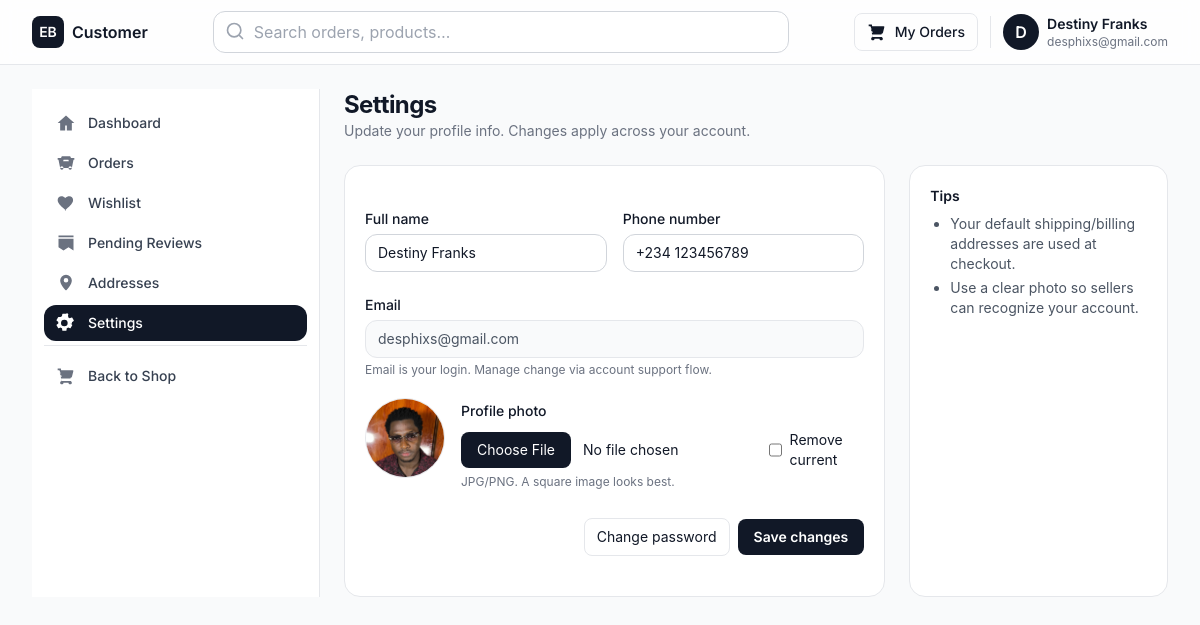
The page /account/settings/ (signed in) on the database its author committed.
### userauths/models.py (models this page shows, shortened)
class User(AbstractUser):
    class Role(models.TextChoices):
        BUYER = "BUYER", "Buyer"
        VENDOR = "VENDOR", "Vendor"
    email = models.EmailField(unique=True)
    username = models.CharField(unique=True, max_length=50)
    role = models.CharField(max_length=50, choices=Role.choices, default=Role.BUYER)
    USERNAME_FIELD = 'email'
    REQUIRED_FIELDS = ['username']

class UserProfile(models.Model):
    user = models.OneToOneField(User, on_delete=models.CASCADE, related_name='profile')
    full_name = models.CharField(max_length=100, blank=True, null=True)
    phone_number = models.CharField(max_length=20, blank=True, null=True)
    image = models.ImageField(upload_to='profile_pictures/', blank=True, null=True)
    created_at = models.DateTimeField(auto_now_add=True)
    uuid = ShortUUIDField(length=12, max_length=50, alphabet="1234567890")

### customer/views.py (the view)
# urls.py: path("settings/", views.settings_page, name="settings"),
@login_required
def settings_page(request):
    try:
        profile = request.user.profile
    except userauths_models.UserProfile.DoesNotExist:
        profile = userauths_models.UserProfile.objects.create(user=request.user)
    return render(request, "settings.html", {
        "view": "customer:settings",   # highlight in sidebar
        "profile": profile,
    })

### addon/context_processors.py (called while the page is built)
def global_context(request):
    context = {}
    context['site_config'] = models.SiteConfiguration.get_solo()
    context['theme_settings'] = models.ThemeSettings.get_solo()
    context['hero_section'] = models.HeroSection.objects.filter(active=True).first()
    context['social_links'] = models.SocialLink.objects.all()
    return context

### addon/models.py (called while the page is built)
    @classmethod
    def get_solo(cls):
        obj, created = cls.objects.get_or_create(pk=1)
        return obj

    @classmethod
    def get_solo(cls):
        obj, created = cls.objects.get_or_create(pk=1)
        return obj

### order/context_processors.py (called while the page is built)
def global_context(request):
    context = {}
    cart = Cart.get_for_request(request)
    context['cart_item_count'] = CartItem.objects.filter(cart=cart).count()
    return context

### order/models.py (called while the page is built)
    @classmethod
    def get_for_request(cls, request):
        if request.user.is_authenticated:
            cart, _ = cls.objects.get_or_create(user=request.user)
            return cart
        if not request.session.session_key:
            request.session.create()
        session_key = request.session.session_key
        cart, _ = cls.objects.get_or_create(session_key=session_key, user=None)
        return cart

### customer/templates/settings.html (shortened to what this page needs)
{% extends "partials/customer/customer_navigation.html" %}
{% block customer_content %}
<div class="mb-6">
  <h1 class="text-2xl font-bold tracking-tight">Settings</h1>
  <p class="text-sm text-gray-500">Update your profile info. Changes apply across your account.</p>
</div>
<div class="grid grid-cols-1 lg:grid-cols-3 gap-6">
  <section class="lg:col-span-2 rounded-2xl border border-gray-200 bg-white p-5">
    <form id="profileForm" enctype="multipart/form-data" class="space-y-5">
      <div class="grid grid-cols-1 sm:grid-cols-2 gap-4">
        <div>
          <label class="text-sm font-medium">Full name</label>
          <input id="full_name" name="full_name" value="{{ profile.full_name|default:'' }}"
                 class="mt-1 w-full rounded-xl border border-gray-300 px-3 py-2 text-sm focus:ring-2 focus:ring-gray-900/20 focus:border-gray-400">
        </div>
        <div>
          <label class="text-sm font-medium">Phone number</label>
          <input id="phone_number" name="phone_number" value="{{ profile.phone_number|default:'' }}"
                 class="mt-1 w-full rounded-xl border border-gray-300 px-3 py-2 text-sm focus:ring-2 focus:ring-gray-900/20 focus:border-gray-400">
        </div>
      </div>
      <div>
        <label class="text-sm font-medium">Email</label>
        <input value="{{ request.user.email }}" disabled
               class="mt-1 w-full rounded-xl border border-gray-200 bg-gray-50 px-3 py-2 text-sm text-gray-600">
        <p class="mt-1 text-xs text-gray-500">Email is your login. Manage change via account support flow.</p>
      </div>
      <div class="grid grid-cols-1 sm:grid-cols-[auto,1fr] gap-4 items-start">
        <div class="flex items-center gap-3">
          <img id="avatarPreview"
               src="{% if profile.image %}{{ profile.image.url }}{% else %}https://api.iconify.design/mdi:account-circle.svg?color=%23c7c7c7&width=96{% endif %}"
               class="h-20 w-20 rounded-full object-cover bg-gray-100 border border-gray-200" alt="Avatar">
        </div>
        <div>
          <label class="text-sm font-medium">Profile photo</label>
          <div class="mt-2 flex items-center gap-2">
            <input id="image" name="image" type="file" accept="image/*"
                   class="block w-full text-sm file:mr-3 file:rounded-lg file:border-0 file:bg-gray-900 file:px-4 file:py-2 file:text-white hover:file:bg-black">
            <label class="inline-flex items-center gap-2 text-sm">
              <input type="checkbox" id="remove_image" name="remove_image" class="h-4 w-4 rounded border-gray-300">
              Remove current
            </label>
          </div>
          <p class="mt-1 text-xs text-gray-500">JPG/PNG. A square image looks best.</p>
        </div>
      </div>
      <div class="pt-2 flex items-center justify-end gap-2">
        <a href="{% url 'customer:password_change' %}" class="rounded-lg px-3 py-2 text-sm hover:bg-gray-50 border border-gray-200">Change password</a>
        <button id="saveBtn" type="submit"
                class="rounded-lg bg-gray-900 text-white px-4 py-2 text-sm font-semibold hover:bg-black">
          Save changes
        </button>
      </div>
    </form>
  </section>
  <aside class="rounded-2xl border border-gray-200 bg-white p-5">
    <div class="text-sm">
      <div class="font-semibold">Tips</div>
      <ul class="mt-2 list-disc pl-5 space-y-1 text-gray-600">
        <li>Your default shipping/billing addresses are used at checkout.</li>
        <li>Use a clear photo so sellers can recognize your account.</li>
      </ul>
    </div>
  </aside>
</div>
{% endblock %}

### templates/partials/customer/customer_navigation.html (shortened to what this page needs)
{% extends "base/customer_base.html" %}
{% block content %}
<div class="min-h-screen bg-gray-50 text-gray-900">
  <header class="sticky top-0 z-50 bg-white/80 backdrop-blur border-b border-gray-200">
    <div class="max-w-7xl mx-auto px-4 sm:px-6 lg:px-8 h-16 flex items-center justify-between">
      <div class="flex items-center gap-3">
        <a href="/" class="flex items-center gap-2">
          <span class="inline-flex items-center justify-center rounded-lg bg-gray-900 text-white h-8 w-8 text-sm font-semibold">EB</span>
          <span class="font-semibold">Customer</span>
        </a>
      </div>
      <div class="hidden md:flex flex-1 max-w-xl mx-6">
        <div class="relative w-full">
          <input type="search" placeholder="Search orders, products…" class="w-full rounded-xl border border-gray-300 pl-10 pr-3 py-2 focus:ring-2 focus:ring-gray-900/20 focus:border-gray-400 bg-white/70">
          <svg class="absolute left-3 top-2.5 h-5 w-5 text-gray-400" xmlns="http://www.w3.org/2000/svg" fill="none" viewBox="0 0 24 24" stroke="currentColor">
            <path stroke-linecap="round" stroke-linejoin="round" stroke-width="2" d="m21 21-4.35-4.35M11 19a8 8 0 1 1 0-16 8 8 0 0 1 0 16z"/>
          </svg>
        </div>
      </div>
      <div class="flex items-center gap-3">
        <a href="{% url 'customer:orders' %}" class="hidden sm:inline-flex items-center gap-2 rounded-lg border border-gray-200 px-3 py-2 hover:bg-gray-50">
          <span class="text-sm font-medium">My Orders</span>
        </a>
        <a href="{% url 'customer:settings' %}" class="flex items-center gap-2">
          <div class="h-9 w-9 rounded-full bg-gray-900 text-white grid place-items-center font-semibold">
            {{ request.user.first_name|default:request.user.username|first|upper }}
          </div>
          <div class="hidden sm:flex flex-col leading-tight">
            <span class="text-sm font-semibold">{{ request.user.get_full_name|default:request.user.username }}</span>
            <span class="text-xs text-gray-500">{{ request.user.email }}</span>
          </div>
        </a>
      </div>
    </div>
  </header>
  <div class="max-w-7xl mx-auto px-4 sm:px-6 lg:px-8 py-6">
    <div class="grid grid-cols-1 lg:grid-cols-[18rem_minmax(0,1fr)] gap-6">
      {% with view=request.resolver_match.view_name %}
      <aside id="customerSidebar" class="fixed lg:static inset-y-0 left-0 z-50 w-72 transform -translate-x-full lg:translate-x-0 transition-transform duration-300 bg-white border-r border-gray-200 shadow-xl lg:shadow-none">
        <nav class="px-3 py-4 space-y-1 overflow-y-auto h-[calc(100vh-4rem)] lg:h-auto">
          <a href="{% url 'customer:dashboard' %}"
             class="group flex items-center gap-3 px-3 py-2 rounded-xl transition
             {% if view == 'customer:dashboard' %}bg-gray-900 text-white{% else %}text-gray-700 hover:bg-gray-100{% endif %}">
            <svg class="h-5 w-5 {% if view == 'customer:dashboard' %}text-white{% else %}text-gray-500 group-hover:text-gray-700{% endif %}" xmlns="http://www.w3.org/2000/svg" fill="currentColor" viewBox="0 0 24 24"><path d="M12 3l10 9h-3v9h-6v-6H11v6H5v-9H2z"/></svg>
            <span class="text-sm font-medium">Dashboard</span>
          </a>
          <a href="{% url 'customer:orders' %}"
             class="group flex items-center gap-3 px-3 py-2 rounded-xl transition
             {% if view == 'customer:orders' or view == 'customer:order_detail' %}bg-gray-900 text-white{% else %}text-gray-700 hover:bg-gray-100{% endif %}">
            <svg class="h-5 w-5 {% if view == 'customer:orders' or view == 'customer:order_detail' %}text-white{% else %}text-gray-500 group-hover:text-gray-700{% endif %}" xmlns="http://www.w3.org/2000/svg" fill="currentColor" viewBox="0 0 24 24"><path d="M7 4h10l1 2h4v2h-1l-2 10H5L3 8H2V6h4l1-2zm2.1 4l-.5 2h6.8l-.5-2H9.1zM7 20a2 2 0 1 0 0-4 2 2 0 0 0 0 4zm10 0a2 2 0 1 0 0-4 2 2 0 0 0 0 4z"/></svg>
            <span class="text-sm font-medium">Orders</span>
          </a>
          <a href="{% url 'customer:wishlist' %}"
             class="group flex items-center gap-3 px-3 py-2 rounded-xl transition
             {% if view == 'customer:wishlist' %}bg-gray-900 text-white{% else %}text-gray-700 hover:bg-gray-100{% endif %}">
            <svg class="h-5 w-5 {% if view == 'customer:wishlist' %}text-white{% else %}text-gray-500 group-hover:text-gray-700{% endif %}" xmlns="http://www.w3.org/2000/svg" fill="currentColor" viewBox="0 0 24 24"><path d="M12.1 21.35 10 19.28C5.4 15.36 2 12.28 2 8.5 2 6 4 4 6.5 4c1.74 0 3.41.81 4.5 2.09C12.59 4.81 14.26 4 16 4 18.5 4 20.5 6 20.5 8.5c0 3.78-3.4 6.86-8 10.78l-1.9 2.07z"/></svg>
            <span class="text-sm font-medium">Wishlist</span>
          </a>
          <a href="{% url 'customer:pending_reviews' %}"
             class="group flex items-center gap-3 px-3 py-2 rounded-xl transition
             {% if view == 'customer:pending_reviews' %}bg-gray-900 text-white{% else %}text-gray-700 hover:bg-gray-100{% endif %}">
            <svg class="h-5 w-5 {% if view == 'customer:pending_reviews' %}text-white{% else %}text-gray-500 group-hover:text-gray-700{% endif %}" xmlns="http://www.w3.org/2000/svg" fill="currentColor" viewBox="0 0 24 24"><path d="M3 3h18v2H3V3zm0 4h18v14l-6-4-6 4-6-4V7z"/></svg>
            <span class="text-sm font-medium">Pending Reviews</span>
          </a>
          <a href="{% url 'customer:addresses' %}"
            class="group flex items-center gap-3 px-3 py-2 rounded-xl transition
            {% if view == 'customer:addresses' %}bg-gray-900 text-white{% else %}text-gray-700 hover:bg-gray-100{% endif %}">
            <svg class="h-5 w-5 {% if view == 'customer:addresses' %}text-white{% else %}text-gray-500 group-hover:text-gray-700{% endif %}"
                xmlns="http://www.w3.org/2000/svg" viewBox="0 0 24 24" fill="currentColor" aria-hidden="true">
              <path d="M12 2a7 7 0 0 0-7 7c0 4.97 6.04 11.18 6.3 11.45.39.39 1.01.39 1.4 0C12.96 20.18 19 13.97 19 9a7 7 0 0 0-7-7Zm0 9.5A2.5 2.5 0 1 1 12 6a2.5 2.5 0 0 1 0 5.5Z"/>
            </svg>
            <span class="text-sm font-medium">Addresses</span>
          </a>
          <a href="{% url 'customer:settings' %}"
             class="group flex items-center gap-3 px-3 py-2 rounded-xl transition
             {% if view == 'customer:settings' %}bg-gray-900 text-white{% else %}text-gray-700 hover:bg-gray-100{% endif %}">
            <svg class="h-5 w-5 {% if view == 'customer:settings' %}text-white{% else %}text-gray-500 group-hover:text-gray-700{% endif %}" xmlns="http://www.w3.org/2000/svg" fill="currentColor" viewBox="0 0 24 24"><path d="M19.14 12.94a7.997 7.997 0 0 0 .06-.94c0-.32-.02-.63-.06-.94l2.03-1.58a.5.5 0 0 0 .12-.64l-1.92-3.32a.5.5 0 0 0-.6-.22l-2.39.96a7.1 7.1 0 0 0-1.62-.94l-.36-2.54A.5.5 0 0 0 12.01 1h-4a.5.5 0 0 0-.49.42l-.36 2.54c-.58.22-1.12.53-1.62.94L3.15 4.94a.5.5 0 0 0-.6.22L.63 8.48a.5.5 0 0 0 .12.64l2.03 1.58c-.04.31-.06.62-.06.94s.02.63.06.94L.75 14.16a.5.5 0 0 0-.12.64l1.92 3.32c.13.23.41.32.65.22l2.39-.96c.5.41 1.04.72 1.62.94l.36 2.54c.05.25.26.42.49.42h4c.24 0 .45-.17.49-.42l.36-2.54c.58-.22 1.12-.53 1.62-.94l2.39.96c.24.1.52.01.65-.22l1.92-3.32a.5.5 0 0 0-.12-.64l-2.03-1.58zM10 16a4 4 0 1 1 0-8 4 4 0 0 1 0 8z"/></svg>
            <span class="text-sm font-medium">Settings</span>
          </a>
          <div class="pt-3 mt-3 border-t border-gray-200">
            <a href="{% url 'store:cart' %}" class="group flex items-center gap-3 px-3 py-2 rounded-xl text-gray-700 hover:bg-gray-100">
              <span class="text-sm font-medium">Back to Shop</span>
            </a>
          </div>
        </nav>
      </aside>
      {% endwith %}
      <main class="min-w-0">
        {% block customer_content %}
        {% endblock %}
      </main>
    </div>
  </div>
</div>
{% endblock %}

### static/assets/css/style.css (style rules this page uses)
body { font-family: "Inter", sans-serif; overflow-x: hidden; }

### rows shown on the page
User: user.first_name|first "D", user.get_full_name "Destiny Franks", user.email "desphixs@gmail.com"
UserProfile: full_name "Destiny Franks", phone_number "+234 123456789", image (picture)
